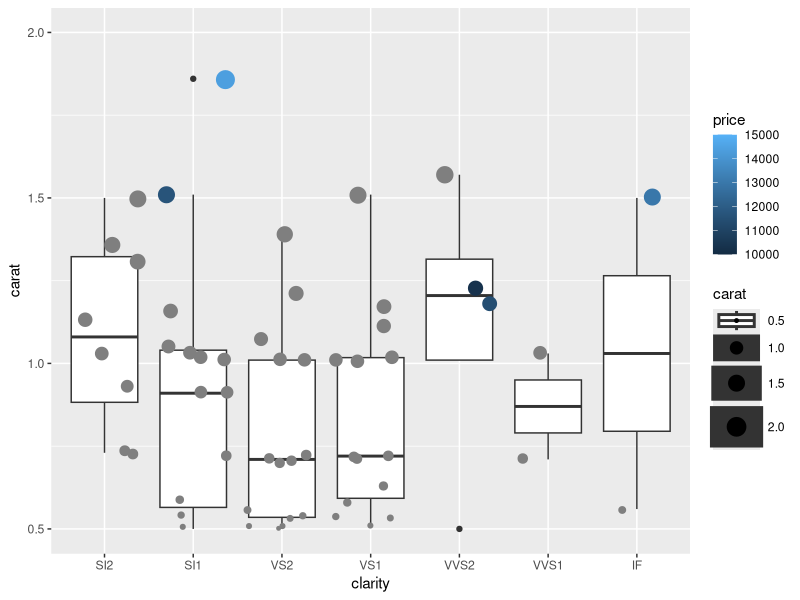

This figure's R source:
#Q5 scale_y_continuous
library(ggplot2)

sampled_diamonds <- diamonds[sample(nrow(diamonds), 100), ]

ggplot(data = sampled_diamonds,aes(x = clarity, y = carat, color = price, size = carat)) +
         geom_boxplot() +
         geom_jitter() +
         scale_y_continuous(limits = c(0.5, 2.0)) +
         scale_color_gradient(limits = c(10000,15000))+
         scale_size_continuous(limits = c(0.5, 2.0))
  
         
         
         


